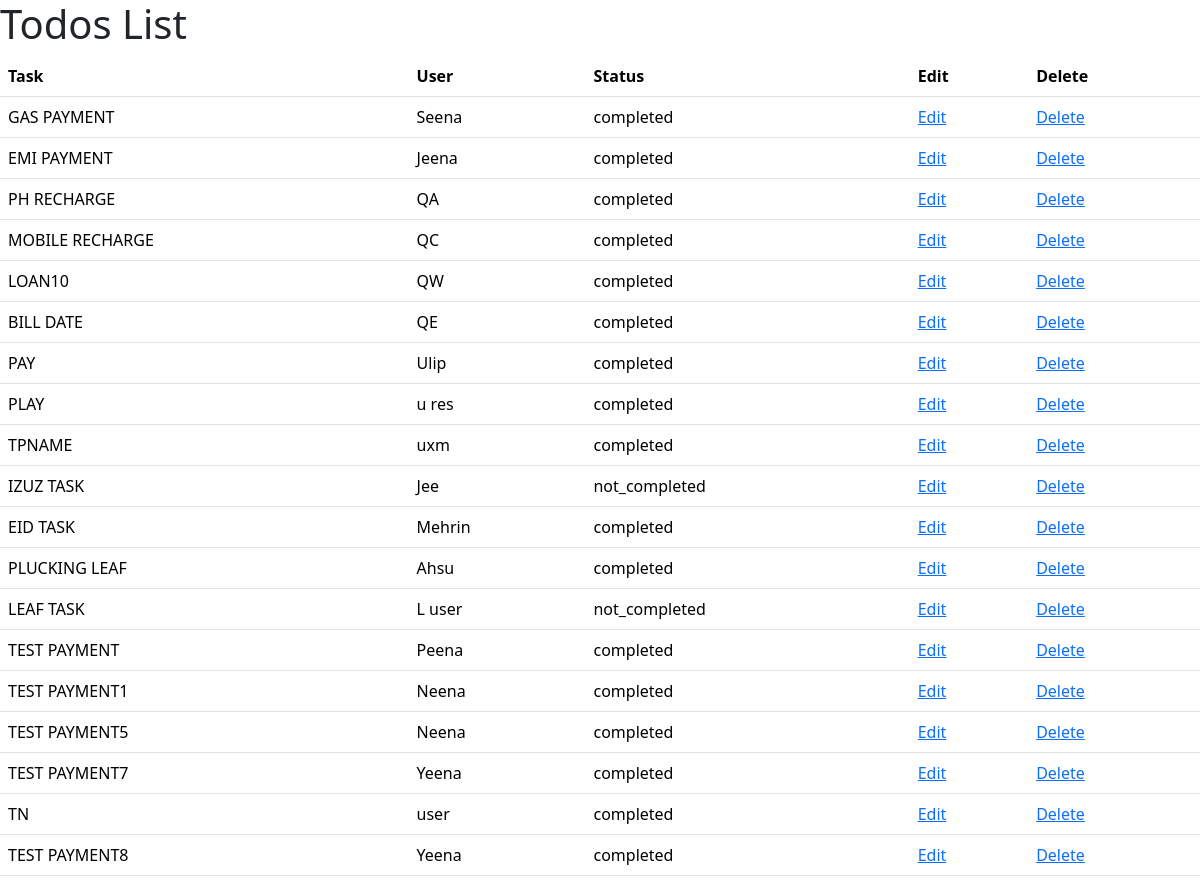
Page /list/ on the committed database.
### todoapp/models.py (models this page shows, shortened)
class Todos(models.Model):
    task_name = models.CharField(max_length=150)
    status = models.CharField(max_length=25, default="Not Completed")
    user = models.CharField(max_length=50)
    date = models.DateField(auto_now=True)

### todoapp/views.py (the view)
# urls.py: path('list/',views.list_all_todos,name='list'),
def list_all_todos(request):
    todos = Todos.objects.all()
    context = {"todos": todos}
    return render(request, 'listalltodos.html', context)

### templates/listalltodos.html (shortened to what this page needs)
<!DOCTYPE html>
<html>
<head>
    <link href="https://cdn.jsdelivr.net/npm/bootstrap@5.3.3/dist/css/bootstrap.min.css" rel="stylesheet"
>
</head>
<body>
    <h1>Todos List</h1>
    <table class="table">
      <tr>
          <th>Task</th>
          <th>User</th>
          <th>Status</th>
          <th>Edit</th>
          <th>Delete</th>
      </tr>
      {% for todo_obj in todos %}
      <tr>
          <td>{{ todo_obj.task_name | upper }}</td>
          <td>{{ todo_obj.user }}</td>
          <td>{{ todo_obj.status | default:"No data" }}</td>
          <td><a href="{% url 'edit' todo_obj.id  %}">Edit</td>
            <td><a href="{% url 'delete' todo_obj.id %}">Delete</td>
      </tr>
      {% endfor %}
  </table>
</body>
</html>

### rows in the picture
Todos: task_name "GAS PAYMENT", user "Seena", status "completed"
Todos: task_name "EMI PAYMENT", user "Jeena", status "completed"
Todos: task_name "PH RECHARGE", user "QA", status "completed"
Todos: task_name "MOBILE RECHARGE", user "QC", status "completed"
Todos: task_name "LOAN10", user "QW", status "completed"
Todos: task_name "BILL DATE", user "QE", status "completed"
Todos: task_name "PAY", user "Ulip", status "completed"
Todos: task_name "PLAY", user "u res", status "completed"
Todos: task_name "TPNAME", user "uxm", status "completed"
Todos: task_name "IZUZ TASK", user "Jee", status "not_completed"
Todos: task_name "EID TASK", user "Mehrin", status "completed"
Todos: task_name "PLUCKING LEAF", user "Ahsu", status "completed"
Todos: task_name "LEAF TASK", user "L user", status "not_completed"
Todos: task_name "TEST PAYMENT", user "Peena", status "completed"
Todos: task_name "TEST PAYMENT1", user "Neena", status "completed"
Todos: task_name "TEST PAYMENT5", user "Neena", status "completed"
Todos: task_name "TEST PAYMENT7", user "Yeena", status "completed"
Todos: task_name "TN", user "user", status "completed"
Todos: task_name "TEST PAYMENT8", user "Yeena", status "completed"
